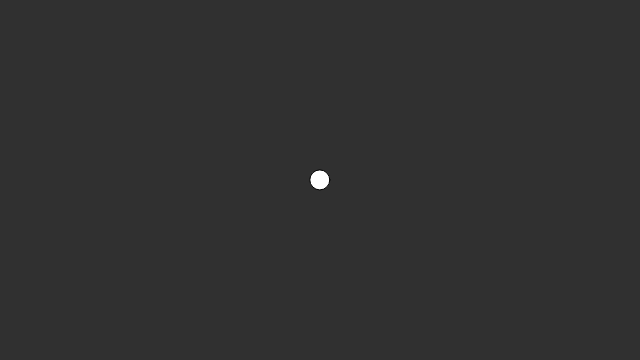
Frame 1 (no input)
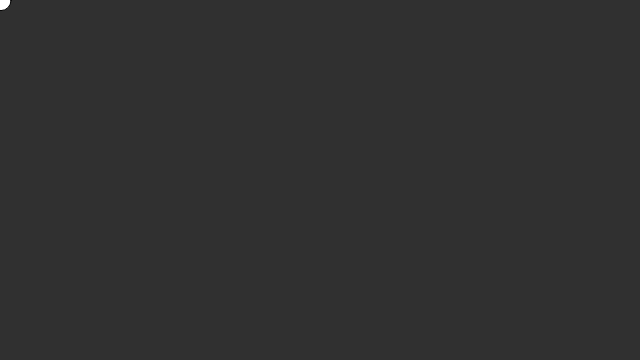
Frame 60 (no input)
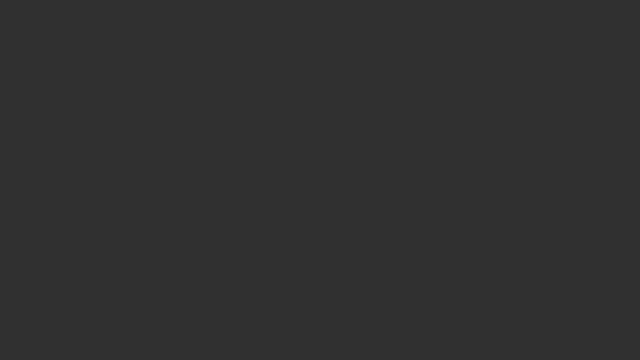
Frame 120 (the mouse pressed at the canvas centre since frame 60)

The p5.js sketch that drew these frames (run headless with seeded random() and noise() and a simulated clock; from frame 60 on, the mouse is pressed at the canvas centre):

// p5.js sketch
// ── sketch.js
var w;

function setup() {
  createCanvas(640,360);
  w = new Walker();
}

function draw() {
  background(48);
  w.update();
  w.display();
}

function Walker(){
  this.d = 20;
  this.pos = createVector(width/2, height/2);
  this.vel = createVector(0.0, 0.0);
  
  this.update = function(){
    var mouse = createVector(mouseX, mouseY);
    this.acc = p5.Vector.sub(mouse, this.pos);
    this.acc.setMag(0.2);
    
    this.vel.add(this.acc);
    this.pos.add(this.vel);
  }
  
  this.display = function(){
    fill(255);
    ellipse(this.pos.x, this.pos.y, this.d, this.d);
  }
}
